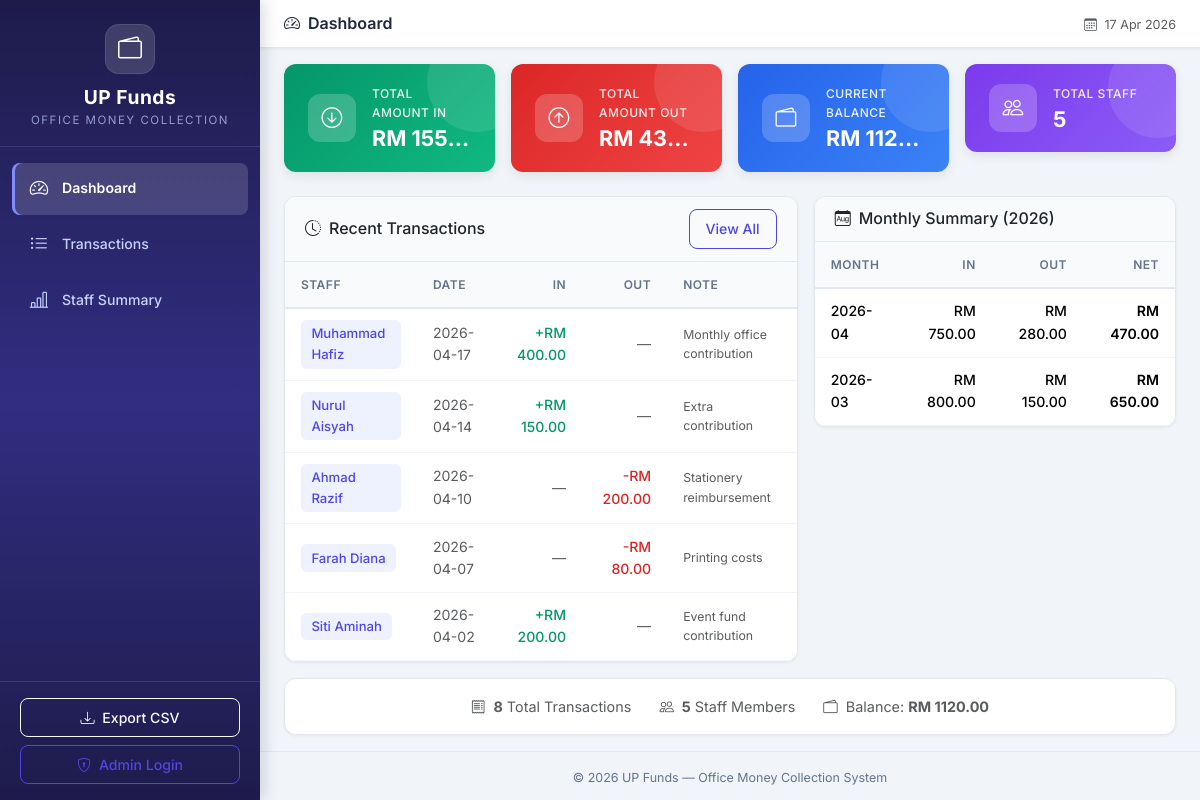
Before: / with the older database file.
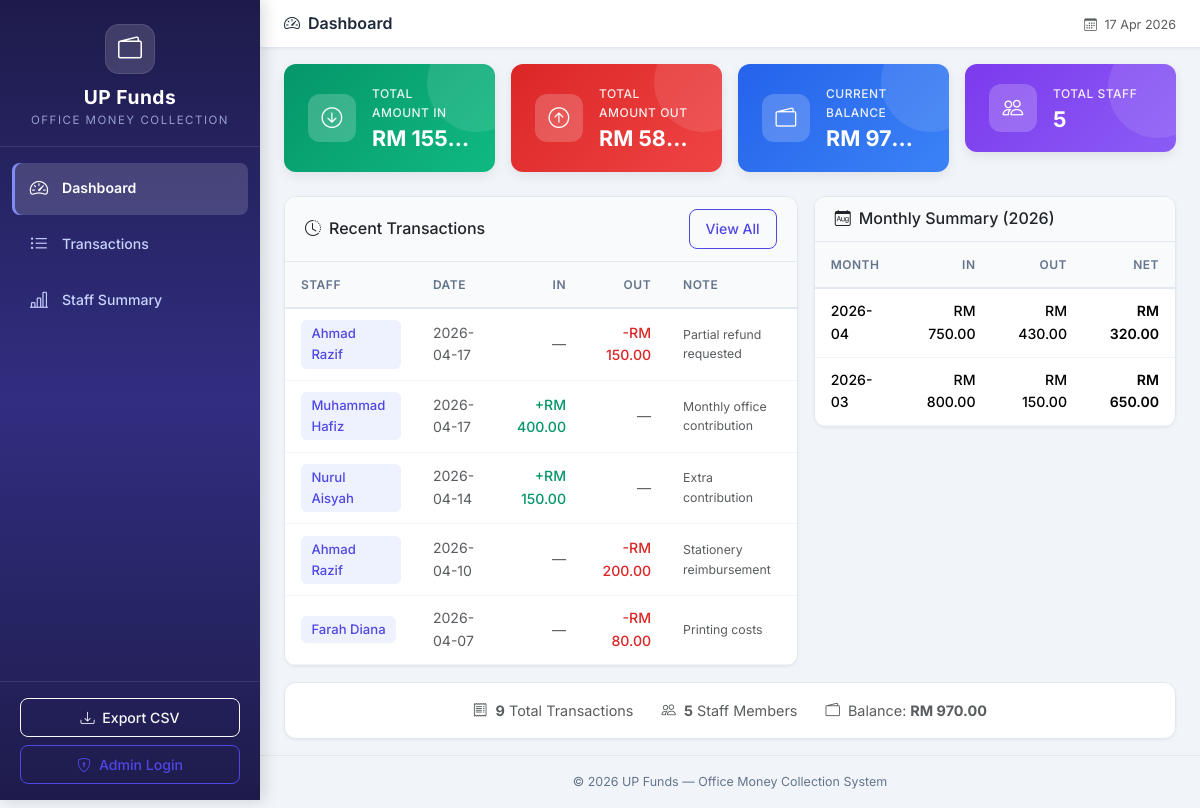
After: the same page with the newer database file.
### tables this page shows
CREATE TABLE cash_records (
            id INTEGER PRIMARY KEY AUTOINCREMENT,
            staff_id INTEGER NOT NULL,
            record_date DATE NOT NULL,
            amount_in REAL DEFAULT 0.00,
            amount_out REAL DEFAULT 0.00,
            expense_type TEXT DEFAULT 'shared',
            note TEXT DEFAULT '',
            created_at TIMESTAMP DEFAULT CURRENT_TIMESTAMP,
            updated_at TIMESTAMP DEFAULT CURRENT_TIMESTAMP,
            FOREIGN KEY (staff_id) REFERENCES staff(id)
        );

CREATE TABLE staff (
            id INTEGER PRIMARY KEY AUTOINCREMENT,
            name TEXT NOT NULL UNIQUE,
            created_at TIMESTAMP DEFAULT CURRENT_TIMESTAMP
        );

### app.py (the view)
@app.route('/')
def dashboard():
    conn = get_db_connection()
    totals = conn.execute('''
        SELECT
            COALESCE(SUM(amount_in), 0) as total_in,
            COALESCE(SUM(amount_out), 0) as total_out
        FROM cash_records
    ''').fetchone()
    staff_count = conn.execute('SELECT COUNT(*) as count FROM staff').fetchone()['count']
    transaction_count = conn.execute('SELECT COUNT(*) as count FROM cash_records').fetchone()['count']
    recent = conn.execute('''
        SELECT cr.*, s.name as staff_name
        FROM cash_records cr
        JOIN staff s ON cr.staff_id = s.id
        ORDER BY cr.record_date DESC, cr.id DESC
        LIMIT 5
    ''').fetchall()
    monthly = conn.execute('''
        SELECT
            strftime('%Y-%m', record_date) as month,
            SUM(amount_in) as total_in,
            SUM(amount_out) as total_out
        FROM cash_records
        WHERE strftime('%Y', record_date) = strftime('%Y', 'now')
        GROUP BY strftime('%Y-%m', record_date)
        ORDER BY month DESC
    ''').fetchall()
    conn.close()
    return render_template('dashboard.html',
                           total_in=totals['total_in'],
                           total_out=totals['total_out'],
                           balance=totals['total_in'] - totals['total_out'],
                           staff_count=staff_count,
                           transaction_count=transaction_count,
                           recent=recent,
                           monthly=monthly)

### app.py (called while the page is built)
@app.context_processor
def inject_now():
    is_admin = session.get('role') == 'admin'
    return {'now': datetime.now(), 'is_admin': is_admin}

### database.py (called while the page is built)
def get_db_connection():
    conn = sqlite3.connect(DATABASE_PATH)
    conn.row_factory = sqlite3.Row  # Access columns by name
    conn.execute("PRAGMA foreign_keys = ON")  # Enable foreign key support
    return conn

### templates/dashboard.html (shortened to what this page needs)
{% extends 'base.html' %}
{% block page_title %}
    <i class="bi bi-speedometer2 me-2"></i>Dashboard
{% endblock %}
{% block content %}
<div class="row g-3 mb-4">
    <div class="col-sm-6 col-xl-3">
        <div class="summary-card card-green">
            <div class="card-icon">
                <i class="bi bi-arrow-down-circle"></i>
            </div>
            <div class="card-info">
                <p class="card-label">Total Amount In</p>
                <h3 class="card-value">RM {{ "%.2f"|format(total_in) }}</h3>
            </div>
        </div>
    </div>
    <div class="col-sm-6 col-xl-3">
        <div class="summary-card card-red">
            <div class="card-icon">
                <i class="bi bi-arrow-up-circle"></i>
            </div>
            <div class="card-info">
                <p class="card-label">Total Amount Out</p>
                <h3 class="card-value">RM {{ "%.2f"|format(total_out) }}</h3>
            </div>
        </div>
    </div>
    <div class="col-sm-6 col-xl-3">
        <div class="summary-card card-blue">
            <div class="card-icon">
                <i class="bi bi-wallet2"></i>
            </div>
            <div class="card-info">
                <p class="card-label">Current Balance</p>
                <h3 class="card-value">RM {{ "%.2f"|format(balance) }}</h3>
            </div>
        </div>
    </div>
    <div class="col-sm-6 col-xl-3">
        <div class="summary-card card-purple">
            <div class="card-icon">
                <i class="bi bi-people"></i>
            </div>
            <div class="card-info">
                <p class="card-label">Total Staff</p>
                <h3 class="card-value">{{ staff_count }}</h3>
            </div>
        </div>
    </div>
</div>
<div class="row g-3">
    <div class="col-lg-7">
        <div class="card content-card">
            <div class="card-header d-flex justify-content-between align-items-center">
                <h6 class="mb-0"><i class="bi bi-clock-history me-2"></i>Recent Transactions</h6>
                <a href="{{ url_for('transactions') }}" class="btn btn-sm btn-outline-primary">View All</a>
            </div>
            <div class="card-body p-0">
                {% if recent %}
                <div class="table-responsive">
                    <table class="table table-hover mb-0">
                        <thead>
                            <tr>
                                <th>Staff</th>
                                <th>Date</th>
                                <th class="text-end">In</th>
                                <th class="text-end">Out</th>
                                <th>Note</th>
                            </tr>
                        </thead>
                        <tbody>
                            {% for record in recent %}
                            <tr>
                                <td>
                                    <span class="staff-badge">{{ record['staff_name'] }}</span>
                                </td>
                                <td class="text-muted">{{ record['record_date'] }}</td>
                                <td class="text-end">
                                    {% if record['amount_in'] > 0 %}
                                        <span class="amount-in">+RM {{ "%.2f"|format(record['amount_in']) }}</span>
                                    {% else %}
                                        <span class="text-muted">—</span>
                                    {% endif %}
                                </td>
                                <td class="text-end">
                                    {% if record['amount_out'] > 0 %}
                                        <span class="amount-out">-RM {{ "%.2f"|format(record['amount_out']) }}</span>
                                    {% else %}
                                        <span class="text-muted">—</span>
                                    {% endif %}
                                </td>
                                <td class="text-muted small">{{ record['note'][:30] }}{{ '...' if record['note']|length > 30 }}</td>
                            </tr>
                            {% endfor %}
                        </tbody>
                    </table>
                </div>
                {% endif %}
            </div>
        </div>
    </div>
    <div class="col-lg-5">
        <div class="card content-card">
            <div class="card-header">
                <h6 class="mb-0"><i class="bi bi-calendar-month me-2"></i>Monthly Summary ({{ now.strftime('%Y') if now else '2026' }})</h6>
            </div>
            <div class="card-body p-0">
                {% if monthly %}
                <div class="table-responsive">
                    <table class="table table-hover mb-0">
                        <thead>
                            <tr>
                                <th>Month</th>
                                <th class="text-end">In</th>
                                <th class="text-end">Out</th>
                                <th class="text-end">Net</th>
                            </tr>
                        </thead>
                        <tbody>
                            {% for row in monthly %}
                            <tr>
                                <td class="fw-medium">{{ row['month'] }}</td>
                                <td class="text-end amount-in">RM {{ "%.2f"|format(row['total_in']) }}</td>
                                <td class="text-end amount-out">RM {{ "%.2f"|format(row['total_out']) }}</td>
                                <td class="text-end fw-semibold">RM {{ "%.2f"|format(row['total_in'] - row['total_out']) }}</td>
                            </tr>
                            {% endfor %}
                        </tbody>
                    </table>
                </div>
                {% else %}
                <div class="empty-state">
                    <i class="bi bi-calendar-x"></i>
                    <p>No data for this year</p>
                </div>
                {% endif %}
            </div>
        </div>
    </div>
</div>
<div class="row mt-3">
    <div class="col-12">
        <div class="card content-card">
            <div class="card-body text-center py-3">
                <span class="text-muted me-4">
                    <i class="bi bi-receipt me-1"></i>
                    <strong>{{ transaction_count }}</strong> Total Transactions
                </span>
                <span class="text-muted me-4">
                    <i class="bi bi-people me-1"></i>
                    <strong>{{ staff_count }}</strong> Staff Members
                </span>
                <span class="text-muted">
                    <i class="bi bi-wallet2 me-1"></i>
                    Balance: <strong>RM {{ "%.2f"|format(balance) }}</strong>
                </span>
            </div>
        </div>
    </div>
</div>
{% endblock %}

### templates/base.html (shortened to what this page needs)
<!DOCTYPE html>
<html lang="en">
<head>
    <link href="https://cdn.jsdelivr.net/npm/bootstrap@5.3.3/dist/css/bootstrap.min.css" rel="stylesheet">
    <link href="https://cdn.jsdelivr.net/npm/bootstrap-icons@1.11.3/font/bootstrap-icons.min.css" rel="stylesheet">
    <link href="{{ url_for('static', filename='css/style.css') }}" rel="stylesheet">
</head>
<body>
    <nav id="sidebar" class="sidebar">
        <div class="sidebar-header">
            <div class="brand-icon">
                <i class="bi bi-wallet2"></i>
            </div>
            <h4 class="brand-title">UP Funds</h4>
            <p class="brand-subtitle">Office Money Collection</p>
        </div>
        <ul class="sidebar-nav">
            <li class="nav-item">
                <a href="{{ url_for('dashboard') }}"
                   class="nav-link {% if request.endpoint == 'dashboard' %}active{% endif %}">
                    <i class="bi bi-speedometer2"></i>
                    <span>Dashboard</span>
                </a>
            </li>
            <li class="nav-item">
                <a href="{{ url_for('transactions') }}"
                   class="nav-link {% if request.endpoint == 'transactions' %}active{% endif %}">
                    <i class="bi bi-list-ul"></i>
                    <span>Transactions</span>
                </a>
            </li>
            <li class="nav-item">
                <a href="{{ url_for('staff_summary') }}"
                   class="nav-link {% if request.endpoint == 'staff_summary' %}active{% endif %}">
                    <i class="bi bi-bar-chart-line"></i>
                    <span>Staff Summary</span>
                </a>
            </li>
        </ul>
        <div class="sidebar-footer">
            <a href="{{ url_for('export_csv') }}" class="btn btn-outline-light btn-sm w-100 mb-2">
                <i class="bi bi-download me-1"></i> Export CSV
            </a>
            {% if is_admin %}
                <a href="{{ url_for('logout') }}" class="btn btn-outline-danger btn-sm w-100">
                    <i class="bi bi-box-arrow-left me-1"></i> Logout
                </a>
            {% else %}
                <a href="{{ url_for('login') }}" class="btn btn-outline-primary btn-sm w-100">
                    <i class="bi bi-shield-lock me-1"></i> Admin Login
                </a>
            {% endif %}
        </div>
    </nav>
    <div class="main-content">
        <div class="topbar">
            <h5 class="topbar-title mb-0">{% block page_title %}Dashboard{% endblock %}</h5>
            <div class="topbar-right">
                <span class="text-muted small">
                    <i class="bi bi-calendar3 me-1"></i>
                    {{ now.strftime('%d %b %Y') if now else '' }}
                </span>
            </div>
        </div>
        <div class="container-fluid px-4 py-3">
            {% block content %}{% endblock %}
        </div>
        <footer class="app-footer">
            <p class="mb-0">&copy; 2026 UP Funds — Office Money Collection System</p>
        </footer>
    </div>
</body>
</html>

Changed rows visible on the page:
no longer on this page (row edited): cash_records: staff_name "Siti Aminah", record_date "2026-04-02", amount_in "200.00", note "Event fund contribution"
added cash_records: staff_name "Ahmad Razif", record_date "2026-04-17", amount_out "150.00", note "Partial refund requested"
Other visible differences:
{{ "%.2f"|format(total_out) }}: "43…" → "58…"
{{ "%.2f"|format(balance) }}: "112…" → "97…"
{{ transaction_count }}: "8" → "9"
{{ "%.2f"|format(balance) }}: "1120.00" → "970.00"
new list line: "2026-04 RM 750.00 RM 430.00 RM 320.00"
list line gone: "2026-04 RM 750.00 RM 280.00 RM 470.00"
